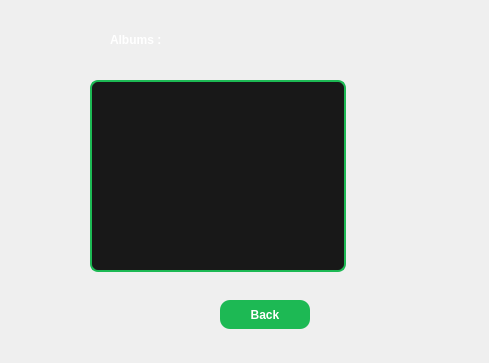
<?xml version="1.0" encoding="UTF-8"?>
<ui version="4.0">
 <class>album_artist_window</class>
 <widget class="QWidget" name="album_artist_window">
  <property name="geometry">
   <rect>
    <x>0</x>
    <y>0</y>
    <width>489</width>
    <height>363</height>
   </rect>
  </property>
  <property name="windowTitle">
   <string>Form</string>
  </property>
  <property name="styleSheet">
   <string notr="true">QListWidget{
    background:#181818;
    border:2px solid #1DB954;
    border-radius:8px;
    color:white;
}

QListWidget::item{
    padding:8px;
}

QListWidget::item:selected{
    background:#1DB954;
}  QLabel{
    color:white;
    font-weight:bold;
}  QPushButton{
    background-color:#1DB954;
    color:white;
    border:none;
    border-radius:10px;
    padding:8px;
    font-weight:bold;
}

QPushButton:hover{
    background:#1ED760;
}

QPushButton:pressed{
    background:#169C46;
}</string>
  </property>
  <widget class="QListWidget" name="listWidget">
   <property name="geometry">
    <rect>
     <x>90</x>
     <y>80</y>
     <width>256</width>
     <height>192</height>
    </rect>
   </property>
  </widget>
  <widget class="QPushButton" name="pushButton">
   <property name="geometry">
    <rect>
     <x>220</x>
     <y>300</y>
     <width>90</width>
     <height>29</height>
    </rect>
   </property>
   <property name="text">
    <string>Back</string>
   </property>
  </widget>
  <widget class="QLabel" name="label">
   <property name="geometry">
    <rect>
     <x>110</x>
     <y>30</y>
     <width>63</width>
     <height>20</height>
    </rect>
   </property>
   <property name="text">
    <string>Albums :</string>
   </property>
  </widget>
 </widget>
 <resources/>
 <connections/>
</ui>
